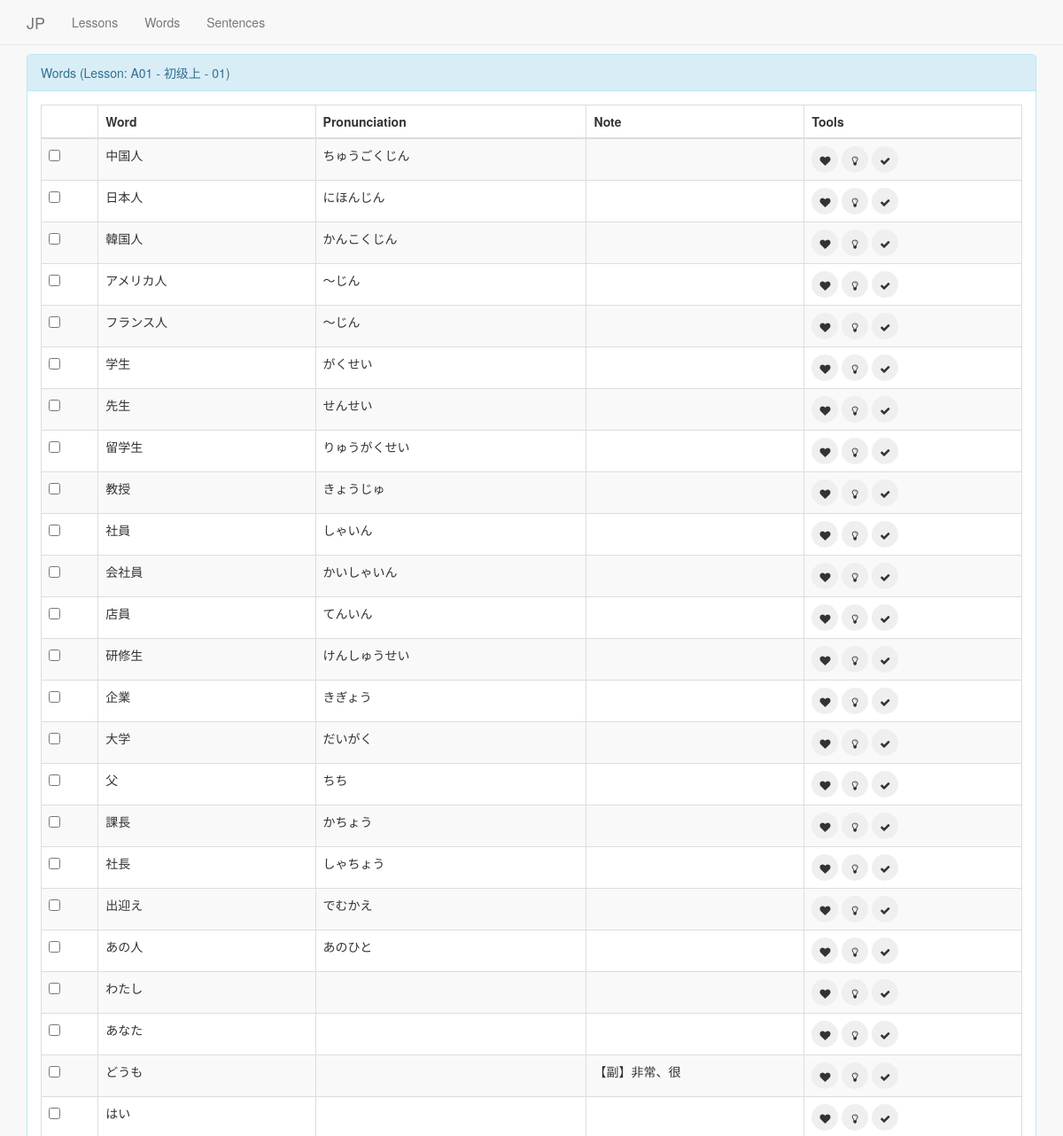
The page /notebook/lessons/4/words/ (upper part) on the database as committed earlier.
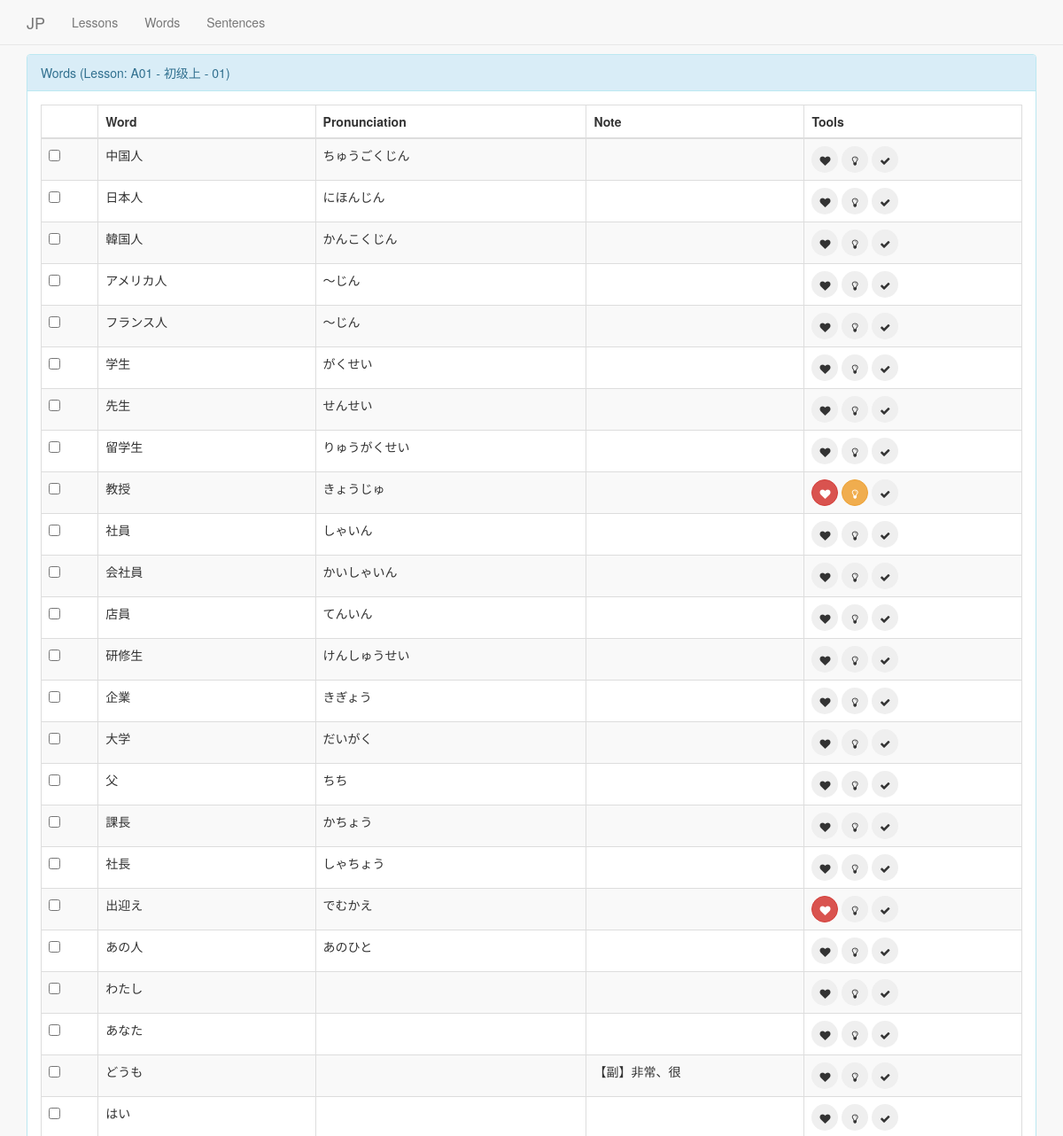
The same page on the database as committed later.
### notebook/models.py (models this page shows)
class Word(models.Model):
    lesson = models.ForeignKey(Lesson, on_delete=models.CASCADE)
    word = models.CharField(max_length=1000)
    pronunciation = models.CharField(max_length=1000)
    note = models.CharField(max_length=1000)
    marked = models.BooleanField(default=False)
    highlighted = models.BooleanField(default=False)
    mastered = models.BooleanField(default=False)

### notebook/views.py (the view)
# urls.py: url(r'^lessons/([0-9]+)/words/$', views.words, name="words"),
def words(request, index):
    lesson = Lesson.objects.get(pk=int(index))
    words = Word.objects.filter(lesson=lesson)
    return render(request, "notebook/words.html", locals())

### notebook/templates/notebook/words.html (shortened to what this page needs)
<!DOCTYPE html>
{% load staticfiles %}
<html>
    <head>
        <link rel="stylesheet" href="{% static 'css/bootstrap.min.css' %}" />
        <link rel="stylesheet" href="{% static 'css/sb-admin-2.css' %}" />
        <link rel="stylesheet" href="{% static 'css/font-awesome.min.css' %}" />
    </head>
    <body>
    <nav class="navbar navbar-default navbar-static-top" role="navigation" style="margin-bottom: 0">
        <div class="container">
            <div class="navbar-header">
                <a class="navbar-brand" href="#">JP</a>
            </div>
            <div class="collapse navbar-collapse" id="bs-example-navbar-collapse-1">
                <ul class="nav navbar-nav">
                    <li>
                        <a href="#">Lessons</a>
                    </li>
                    <li>
                        <a href="#">Words</a>
                    </li>
                    <li>
                        <a href="#">Sentences</a>
                    </li>
                </ul>
            </div>
        </div>
    </nav>
    <div class="container">
        <div class="panel panel-info" style="margin-top: 10px;">
            <div class="panel-heading">Words (Lesson: {{lesson.name}} - {{lesson.note}})</div>
            <div class="panel-body">
                <table class="table table-striped table-bordered">
                    <thead>
                        <tr>
                            <th></th>
                            <th>Word</th>
                            <th>Pronunciation</th>
                            <th>Note</th>
                            <th>Tools</th>
                        </tr>
                    </thead>
                    <tbody>
                        {% for word in words %}
                        <tr>
                            <td>
                                <input type="checkbox" />
                            </td>
                            <td>{{word.word}}</td>
                            <td>{{word.pronunciation}}</td>
                            <td>{{word.note}}</td>
                            <td>
                                <button
                                    data-id="{{word.id}}"
                                    onclick="toggleMark(this)"
                                    class="word-mark btn btn-circle{% if word.marked %} btn-danger{% endif %}">
                                    <i class="fa fa-heart"></i>
                                </button>
                                <button
                                    data-id="{{word.id}}"
                                    onclick="toggleHighlight(this)"
                                    class="word-highlight btn btn-circle{% if word.highlighted %} btn-warning{% endif %}">
                                    <i class="fa fa-lightbulb-o"></i>
                                </button>
                                <button
                                    data-id="{{word.id}}"
                                    onclick="toggleMastered(this)"
                                    class="word-mastered btn btn-circle{% if word.mastered %} btn-success{% endif %}">
                                    <i class="fa fa-check"></i>
                                </button>
                            </td>
                        </tr>
                        {% endfor %}
                    </tbody>
                </table>
            </div>
        </div>
    </div>
    </body>
</html>

Rows that differ between the two databases and show on the page:
changed Word "教授": marked False → True (drawn); highlighted False → True (drawn)
changed Word "出迎え": marked False → True (drawn)
